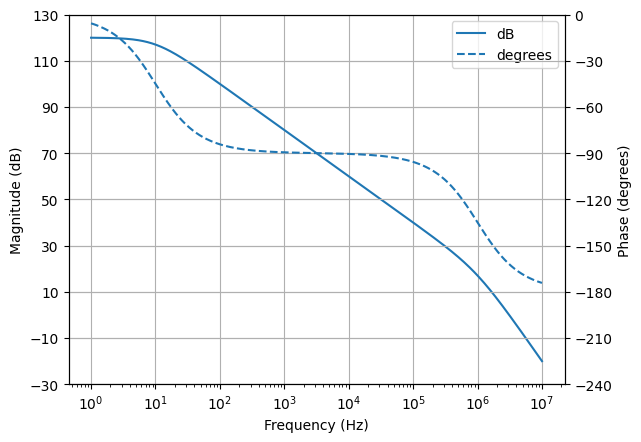

The script that drew this image:
from matplotlib.pyplot import savefig
from lcapy import j, f, degrees, pi

f1 = 10
f2 = 1e6
A0 = 1e6

A = A0 * (1 / (1 + j * f / f1)) * (1 / (1 + j * f / f2))

ax = A.bode_plot((1, 10e6), plot_type='dB-degrees')
ax[0].set_ylim(-30, 130)
ax[1].set_ylim(-240, 0)

savefig(__file__.replace('.py', '.png'), bbox_inches='tight')
